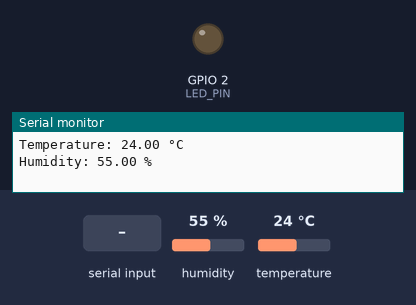
A sketch run on a simulated ESP32. Shown: output pins drawn as LEDs (lit = HIGH), the last lines printed to the serial monitor. The test bench sets the inputs (shaded band); at power-on: humidity 55 %, temperature 24 °C.

Above: at 1.4 s.
1.5 s: "setTempLow 90\n" received over Serial
At 2.9 s:
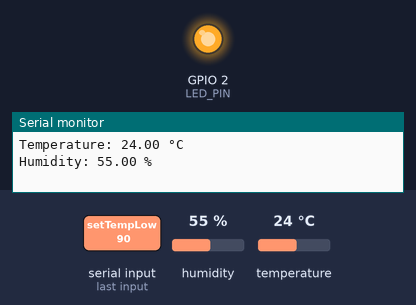
7.5 s: humidity set to 88 %
At 9.3 s:
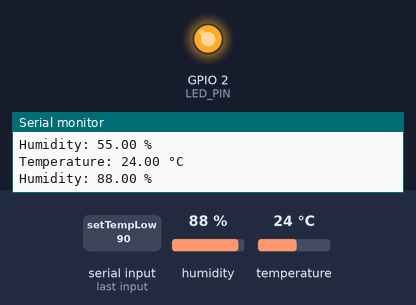
10.2 s: humidity set to 72 %
12.9 s: humidity set to 69 %
At 15.7 s:
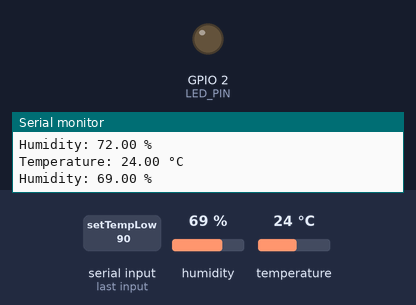
18.9 s: humidity set to 71 %
At 21.6 s:
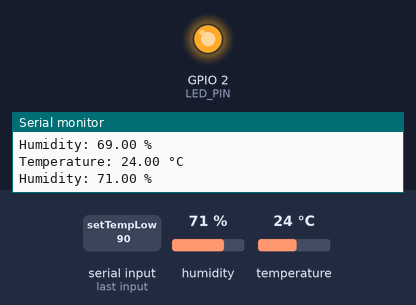
22.2 s: humidity set to 22 %
At 24.4 s:
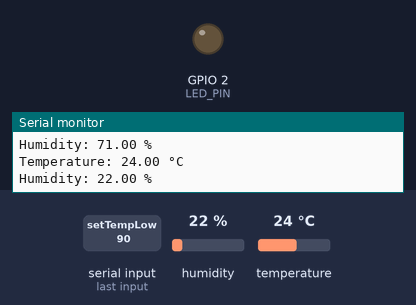
Timing chart, 0 to 27.8 s (numbered marks = the images above; inputs shaded):
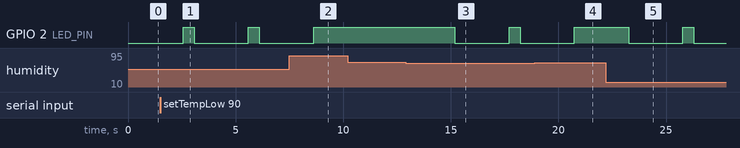

The sketch:

temperature.ino
```cpp
#include <DHT.h>  // Include the DHT library to work with the DHT11 sensor

// Define pins and sensor type
#define LED_PIN 2       // LED connected to pin 2 of ESP32

#define DHT_PIN 14      // DHT11 sensor connected to pin 14 of ESP32
#define DHT_TYPE DHT11  // Specify DHT11 as the type of sensor

// Create a DHT object to interact with the sensor
DHT dht(DHT_PIN, DHT_TYPE);

// Variables for monitoring state and threshold settings
bool monitoring = true;           // Boolean to control whether monitoring is active
float tempThresholdHigh = 30;     // Default high temperature threshold (in Celsius)
float tempThresholdLow = 15;      // Default low temperature threshold (in Celsius)
float humidityThresholdHigh = 70; // Default high humidity threshold (in percentage)
float humidityThresholdLow = 30;  // Default low humidity threshold (in percentage)

void setup() {
  pinMode(LED_PIN, OUTPUT);        // Set LED pin as output
  digitalWrite(LED_PIN, LOW);      // Turn LED off initially

  Serial.begin(9600);              // Start serial communication at 9600 baud
  dht.begin();                     // Initialize the DHT11 sensor

  displayMenu();                   // Show the user menu on the serial monitor
}

void loop() {
  // Check if there is any input from the user in the serial monitor
  if (Serial.available() > 0) {
    handleSerialInput();  // Process user commands
  }

  // If monitoring is active, read and display sensor data
  if (monitoring) {
    float temperature = dht.readTemperature();  // Read temperature in Celsius
    float humidity = dht.readHumidity();        // Read humidity in percentage

    // Print temperature and humidity values to the serial monitor
    Serial.print("Temperature: ");
    Serial.print(temperature);
    Serial.println(" °C");

    Serial.print("Humidity: ");
    Serial.print(humidity);
    Serial.println(" %");

    // Control the LED based on temperature and humidity thresholds
    if (temperature > tempThresholdHigh || humidity > humidityThresholdHigh) {
      digitalWrite(LED_PIN, HIGH);  // Turn on LED if thresholds are exceeded
    } else if (temperature < tempThresholdLow || humidity < humidityThresholdLow) {
      blinkLED(1000);  // Blink LED if values are below low thresholds (1 second interval)
    } else {
      digitalWrite(LED_PIN, LOW);   // Turn off LED if values are within normal range
    }
  }

  delay(2000);  // Wait for 2 seconds before reading sensor data again
}

// Function to blink the LED with a specified interval
void blinkLED(int interval) {
  digitalWrite(LED_PIN, HIGH);  // Turn on LED
  delay(interval / 2);          // Wait for half the interval
  digitalWrite(LED_PIN, LOW);   // Turn off LED
  delay(interval / 2);          // Wait for the other half of the interval
}

// Function to handle user input from the serial monitor
void handleSerialInput() {
  String input = Serial.readStringUntil('\n');  // Read user input until newline character
  input.trim();  // Remove any whitespace or newlines from the input

  // Handle different commands entered by the user
  if (input == "start") {
    monitoring = true;  // Start monitoring
    Serial.println("Monitoring started.");
  } else if (input == "stop") {
    monitoring = false;            // Stop monitoring
    digitalWrite(LED_PIN, LOW);     // Turn off LED when monitoring is stopped
    Serial.println("Monitoring stopped.");
  }
  // Set high temperature threshold
  else if (input.startsWith("setTempHigh ")) {
    tempThresholdHigh = input.substring(12).toFloat();  // Extract and set the new high temperature threshold
    Serial.print("High temperature threshold set to: ");
    Serial.println(tempThresholdHigh);
  }
  // Set low temperature threshold
  else if (input.startsWith("setTempLow ")) {
    tempThresholdLow = input.substring(11).toFloat();   // Extract and set the new low temperature threshold
    Serial.print("Low temperature threshold set to: ");
    Serial.println(tempThresholdLow);
  }
  // Set high humidity threshold
  else if (input.startsWith("setHumidityHigh ")) {
    humidityThresholdHigh = input.substring(16).toFloat();  // Extract and set the new high humidity threshold
    Serial.print("High humidity threshold set to: ");
    Serial.println(humidityThresholdHigh);
  }
  // Set low humidity threshold
  else if (input.startsWith("setHumidityLow ")) {
    humidityThresholdLow = input.substring(15).toFloat();   // Extract and set the new low humidity threshold
    Serial.print("Low humidity threshold set to: ");
    Serial.println(humidityThresholdLow);
  } else {
    Serial.println("Unknown command.");  // Display error if command is not recognized
  }

  displayMenu();  // Redisplay the menu after each command
}

// Function to display a menu of available commands in the serial monitor
void displayMenu() {
  Serial.println();
  Serial.println("Menu:");
  Serial.println("start - Start Monitoring");
  Serial.println("stop - Stop Monitoring");
  Serial.println("setTempHigh <value> - Set high temperature threshold");
  Serial.println("setTempLow <value> - Set low temperature threshold");
  Serial.println("setHumidityHigh <value> - Set high humidity threshold");
  Serial.println("setHumidityLow <value> - Set low humidity threshold");
  Serial.println();
}
```

Measured:
- the behaviour switches between 71 and 70 % on humidity (found by bisection; images 2 and 3)
- after the input at 1.5 s, GPIO 2 (LED_PIN): alternates HIGH for 0.50 s and LOW for 2.5 s, starting after 1.1 s
- after the input at 7.5 s, GPIO 2 (LED_PIN): goes on until 8.6 s, then stays HIGH
- after the input at 12.9 s, GPIO 2 (LED_PIN): HIGH → LOW after 2.3 s, → HIGH 2.5 s later, → LOW 0.50 s later
- after the input at 18.9 s, GPIO 2 (LED_PIN): goes on until 20.7 s, then stays HIGH
- after the input at 22.2 s, GPIO 2 (LED_PIN): HIGH → LOW after 1.1 s, → HIGH 2.5 s later, → LOW 0.50 s later
